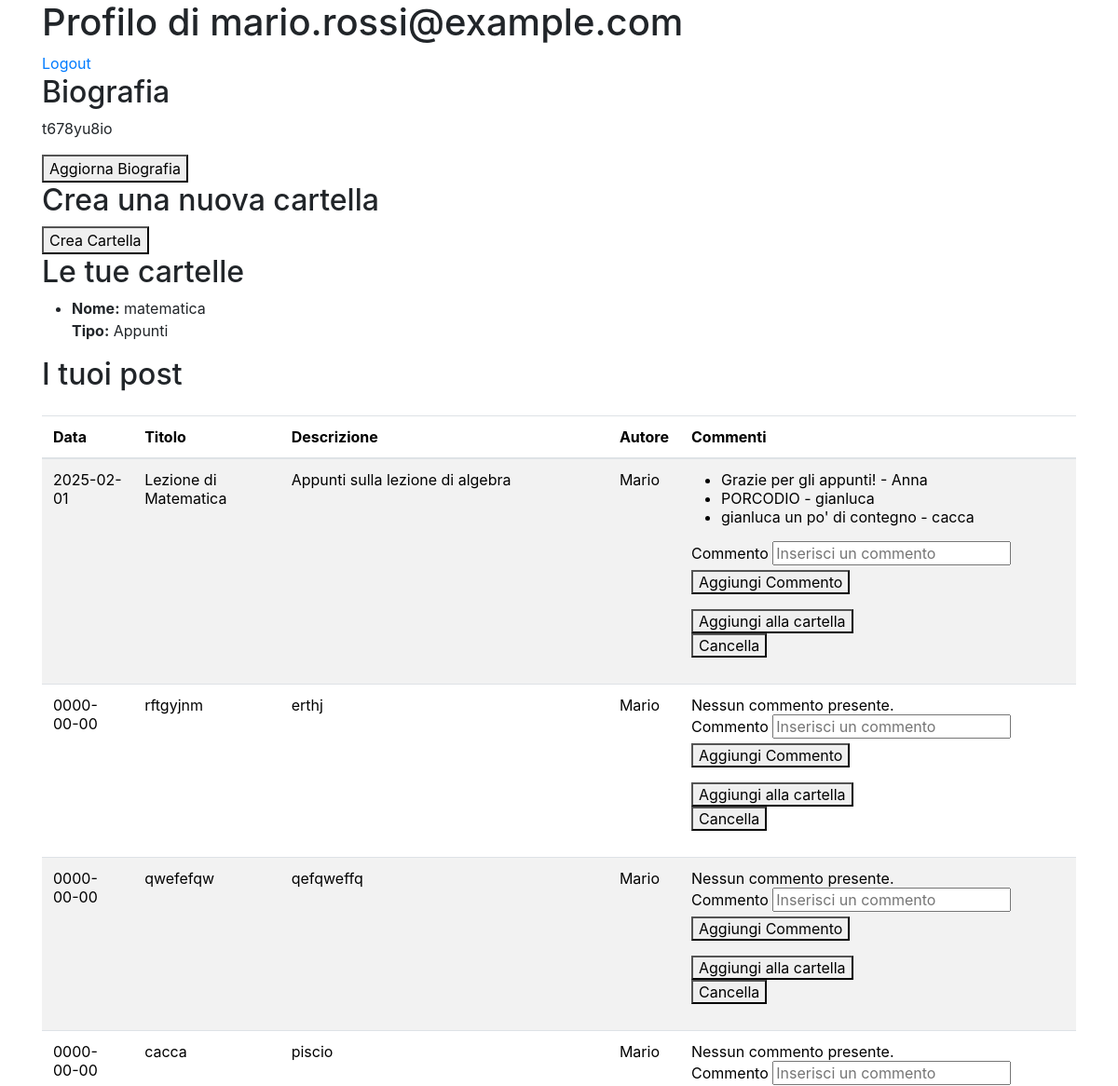
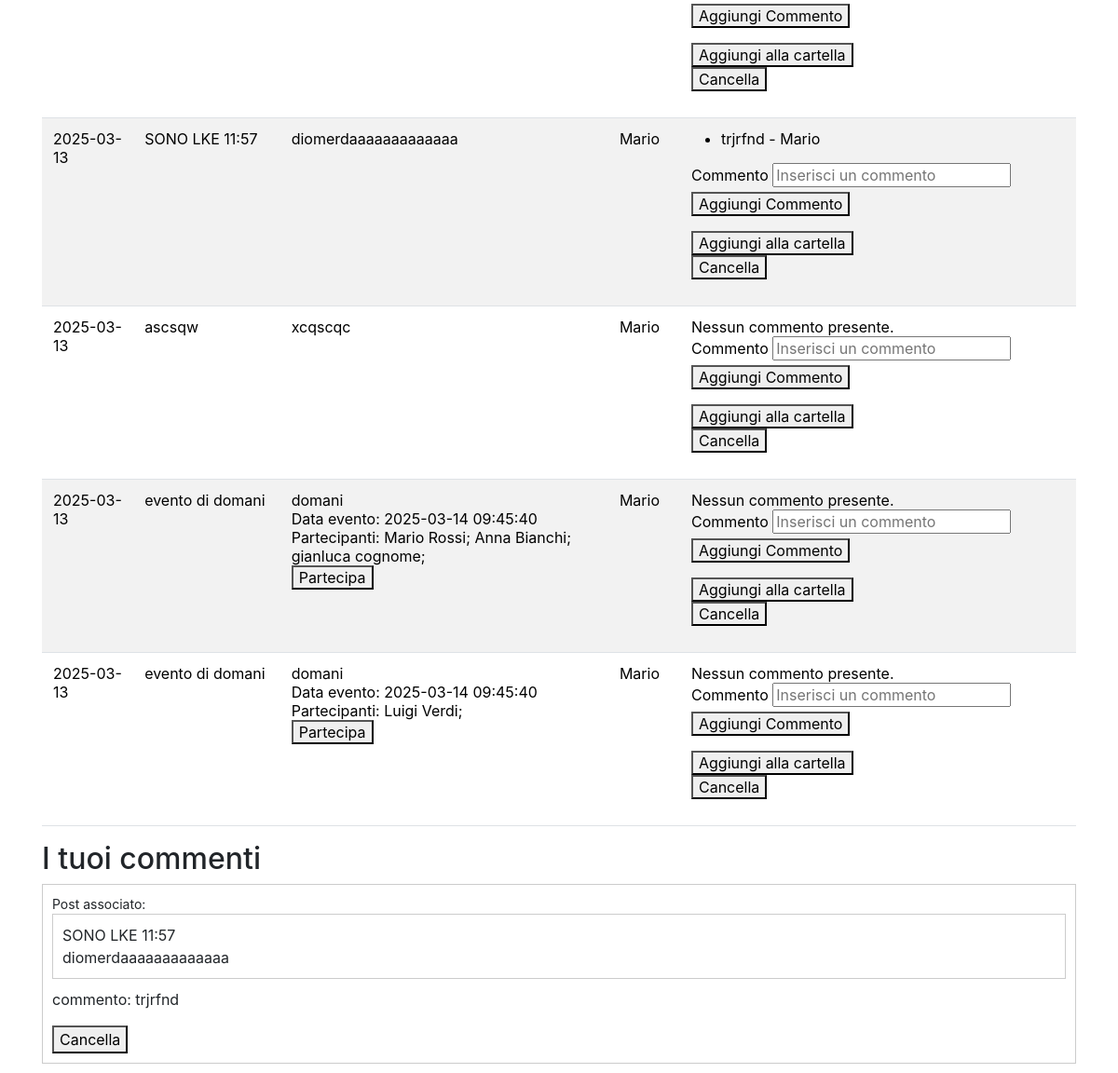
The app's page /profile.php (signed in) with its own data (2 pictures, top to bottom).
### tables this page shows
CREATE TABLE `users` (
  `id_user` int(11) NOT NULL,
  `email` varchar(255) NOT NULL,
  `password` varchar(255) NOT NULL,
  `is_verified` tinyint(1) NOT NULL DEFAULT 0,
  `name` varchar(255) NOT NULL,
  `surname` varchar(255) NOT NULL,
  `bio` varchar(255) DEFAULT NULL,
  `user_type` varchar(255) NOT NULL
);

CREATE TABLE `folders` (
  `id_folder` int(11) NOT NULL,
  `id_user` int(11) DEFAULT NULL,
  `type` varchar(255) NOT NULL,
  `name` varchar(15) DEFAULT NULL
);

CREATE TABLE `posts` (
  `id_post` int(11) NOT NULL,
  `type_post` int(11) NOT NULL COMMENT '1: post semplice\r\n2:evento\r\n3:appunti\r\n4:richiesta appunti',
  `date` date NOT NULL,
  `title` varchar(255) NOT NULL,
  `description` varchar(255) NOT NULL,
  `date_event` datetime DEFAULT NULL,
  `id_user` int(11) DEFAULT NULL,
  `path_folder` int(11) NOT NULL
);

CREATE TABLE `comments` (
  `id_comment` int(11) NOT NULL,
  `text` varchar(255) NOT NULL,
  `id_user` int(11) DEFAULT NULL,
  `id_post` int(11) DEFAULT NULL
);

### takeData/takeUserData/takeUserInfo.php (called while the page is built, shortened)
<?php
$stmtUserInfo = $conn->prepare("SELECT email, bio FROM users WHERE id_user = ?");
$stmtUserInfo->bind_param("i", $_SESSION['id_user']);
$stmtUserInfo->execute();
$userInfoResult = $stmtUserInfo->get_result();
$userInfoResult = $userInfoResult->fetch_assoc();

### takeData/takeUserData/takeUserPosts.php (called while the page is built, shortened)
<?php
class FakeMysqliResult {
    private $data;
    private $index = 0;
    public function __construct($data) {
        $this->data = $data;
        $this->num_rows = count($data);
    }
    public function fetch_assoc() {
        if ($this->index < count($this->data)) {
            return $this->data[$this->index++];
        }
        return null;
    }
}
$stmtPosts = $conn->prepare("SELECT id_post, type_post, date, title, description, date_event, id_user FROM posts WHERE id_user = ?");
$stmtPosts->bind_param("i", $_SESSION['id_user']);
$stmtPosts->execute();
$result = $stmtPosts->get_result();
$resultPostsArray = [];
while ($row = $result->fetch_assoc()) {
    $row['name'] = $_SESSION['name'];
    $resultPostsArray[] = $row;
}
$resultPosts = new FakeMysqliResult($resultPostsArray);

### takeData/takeComments.php (called while the page is built)
<?php
$stmtComments = $conn->prepare("SELECT c.text, u.name FROM comments as c, users as u WHERE id_post = $postRow[id_post] AND c.id_user = u.id_user");
$stmtComments->execute();
$resultComments = $stmtComments->get_result();
?>

### takeData/takePartecipants.php (called while the page is built, shortened)
<?php
    $stmtPartecipant = $conn->prepare("SELECT u.name, u.surname FROM users as u, partecipantsEvents as pu WHERE pu.id_event = ? AND pu.id_partecipant = u.id_user");
    $stmtPartecipant->bind_param("i", $postRow['id_post']);
    $stmtPartecipant->execute();
    $partecipantResult = $stmtPartecipant->get_result();
?>

### takeData/takeUserData/takeUserComments.php (called while the page is built, shortened)
<?php
$stmtComments = $conn->prepare("SELECT comments.id_comment, comments.text, posts.title as pTitle, posts.description FROM comments JOIN posts ON comments.id_post = posts.id_post WHERE comments.id_user = ?");
$stmtComments->bind_param("i", $_SESSION['id_user']);
$stmtComments->execute();
$commentsResult = $stmtComments->get_result();

### gestionePost/addToFolder.php (the view, shortened to what this page needs)
<button id="openPopup-<?php echo $postRow['id_post']; ?>">Aggiungi alla cartella</button>

### profile.php (shortened to what this page needs)
<?php
include "./include/connessione.inc";
$id_user = $_SESSION['id_user'];
include "./takeData/takeUserData/takeUserInfo.php";
include "./takeData/takeUserData/takeUserComments.php";
?>
<?php include "./include/start.inc"; ?>
<!DOCTYPE html>
<html>
<head>
</head>
<body>
    <h1>Profilo di <?php echo htmlspecialchars($userInfoResult['email']); ?></h1>
    <a href='gestioneUtenti/logout.php'>Logout</a>
    <h2>Biografia</h2>
    <p><?php echo nl2br(htmlspecialchars($userInfoResult['bio'] ?? '')); ?></p>
    <button onclick="openPopup()">Aggiorna Biografia</button>
    <h2>Crea una nuova cartella</h2>
    <button onclick="openFolderPopup()">Crea Cartella</button>
<h2>Le tue cartelle</h2>
<?php
$query = "SELECT name, type FROM folders WHERE id_user = ?";
$stmt = $conn->prepare($query);
$stmt->bind_param("i", $id_user);
$stmt->execute();
$result = $stmt->get_result();
if ($result->num_rows > 0): ?>
    <ul>
        <?php while ($folder = $result->fetch_assoc()): ?>
            <li>
                <strong>Nome:</strong> <?php echo htmlspecialchars($folder['name']); ?> <br>
                <strong>Tipo:</strong> <?php echo htmlspecialchars($folder['type']); ?>
            </li>
        <?php endwhile; ?>
    </ul>
<?php else: ?>
    <p>Non hai ancora creato nessuna cartella.</p>
<?php endif; ?>
    <h2>I tuoi post</h2>
    <?php
    include "./takeData/takeUserData/takeUserPosts.php";
    include "./takedata/showData/showPosts.php";
?>
    <h2>I tuoi commenti</h2>
    <?php while ($comment = $commentsResult->fetch_assoc()): ?>
        <div class="comment">
            <form method="post" action="gestionePost/deleteComment.php" style="display:inline;">
                <small>Post associato: </small></br>
                <div class="post">
                    <?php echo htmlspecialchars($comment['pTitle']); ?>
                    </br><?php echo htmlspecialchars($comment['description']); ?>
                </div>
                <p>commento: <?php echo htmlspecialchars($comment['text']); ?></p>
                <button type="submit">Cancella</button>
            </form>
        </div>
    <?php endwhile; ?>
</body>
<?php include "./include/end.inc"; ?>
</html>

### takeData/showData/showPosts.php (shortened to what this page needs)
<link href="path/to/local/bootstrap.min.css" rel="stylesheet">
<?php
if ($resultPosts->num_rows > 0): ?>
    <table class='table table-striped'>
        <thead>
            <tr>
                <th>Data</th>
                <th>Titolo</th>
                <th>Descrizione</th>
                <th>Autore</th>
                <th>Commenti</th>
            </tr>
        </thead>
        <tbody>
            <?php while ($postRow = $resultPosts->fetch_assoc()): ?>
                <tr>
                    <td><?= htmlspecialchars($postRow['date']) ?></td>
                    <td><?= htmlspecialchars($postRow['title']) ?></td>
                    <td>
                        <?= htmlspecialchars($postRow['description']) ?>
                        <?php if ($postRow['type_post'] == 2): ?>
                            <br>Data evento: <?= htmlspecialchars($postRow['date_event']) ?>
                            <?php include "./takeData/takePartecipants.php"; ?>
                            <br>Partecipanti:
                            <?php while ($partecipantRow = $partecipantResult->fetch_assoc()): ?>
                                <?= htmlspecialchars($partecipantRow['name']) ?> <?= htmlspecialchars($partecipantRow['surname']) ?>;
                            <?php endwhile; ?>
                                <form class="partecipateForm" method="post">
                                <button>Partecipa</button>
                            </form>
                        <?php elseif ($postRow['type_post'] == 3): ?>
                            <br>Extra field 3: <?= htmlspecialchars($postRow['extra_field_3']) ?>
                        <?php endif; ?>
                    </td>
                    <td><?= htmlspecialchars($postRow['name']) ?></td>
                    <td>
                        <?php include "./takeData/showData/showComments.php";
                            include "./form/formComment.php";
                            include "./gestionePost/addToFolder.php";
                            if ($postRow['id_user'] == $_SESSION['id_user']): ?>
                                <form method="post" action="./gestionePost/deletePost.php">
                                    <button type="submit">Cancella</button>
                                </form>
                            <?php endif; ?>
                    </td>
                </tr>
            <?php endwhile; ?>
        </tbody>
    </table>
<?php else: ?>
    <p>Nessun post presente.</p>
<?php endif; ?>

### takeData/showData/showComments.php
<?php
include "./takeData/takecomments.php";
if ($resultComments->num_rows > 0) {
    echo "<ul>";
    while ($commentRow = $resultComments->fetch_assoc()) {
        echo "<li>" . htmlspecialchars($commentRow['text']) . " - " . htmlspecialchars($commentRow['name']) . "</li>";
    }
    echo "</ul>";
} else {
    echo "Nessun commento presente.";
}
?>

### form/formComment.php (shortened to what this page needs)
<form action="./gestionePost/addComment.php" method="post">
    <label for="comment">Commento</label>
    <input type="text" name="comment" id="text" placeholder="Inserisci un commento">
    <button type="submit">Aggiungi Commento</button>
</form>

### include/start.inc (style rules this page uses)
td { border: solid black 1px; }

### profile.php (style rules this page uses)
.post { border: 1px solid #ccc; padding: 10px; margin-bottom: 10px; }
.comment { border: 1px solid #ccc; padding: 10px; margin-bottom: 10px; }

### records on screen
users: email "mario.rossi@example.com", bio "t678yu8io", name "Mario", surname "Rossi"
folders: name "matematica", type "Appunti"
posts: date "2025-02-01", title "Lezione di Matematica", description "Appunti sulla lezione di algebra", name "Mario"
comments: text "Grazie per gli appunti!", id_user.name "Anna"
comments: text "PORCODIO", id_user.name "gianluca"
comments: text "gianluca un po' di contegno", id_user.name "cacca"
posts: date "0000-00-00", title "rftgyjnm", description "erthj", name "Mario", shows "Nessun commento presente."
posts: date "0000-00-00", title "qwefefqw", description "qefqweffq", name "Mario", type_post "Nessun commento presente."
posts: date "0000-00-00", title "cacca", description "piscio", name "Mario", type_post "Nessun commento presente."
posts: date "2025-03-13", title "SONO LKE 11:57", description "diomerdaaaaaaaaaaaaa", name "Mario"
comments: text "trjrfnd", id_user.name "Mario", id_post.title "SONO LKE 11:57", id_post.description "diomerdaaaaaaaaaaaaa"
posts: date "2025-03-13", title "ascsqw", description "xcqscqc", name "Mario", shows "Nessun commento presente."
posts: date "2025-03-13", title "evento di domani", description "domani", date_event "2025-03-14 09:45:40", name "Mario", shows "Nessun commento presente."
users: name "Anna", surname "Bianchi"
users: name "gianluca", surname "cognome"
posts: date "2025-03-13", title "evento di domani", description "domani", date_event "2025-03-14 09:45:40", name "Mario", shows "Nessun commento presente."
users: name "Luigi", surname "Verdi"
